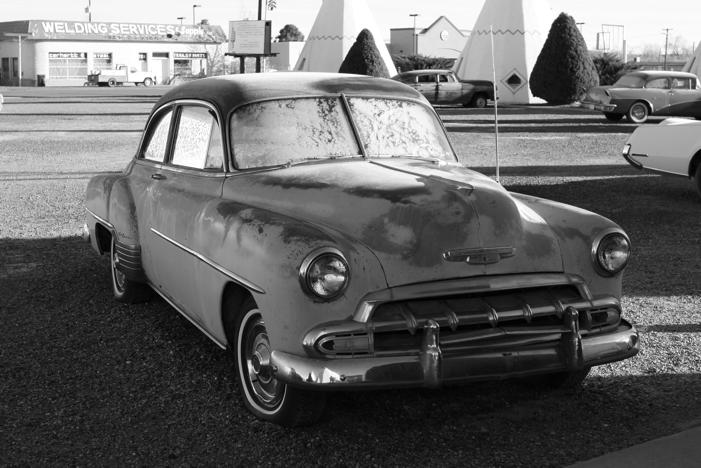
%> input picture exercise 3/Κώδικες & Αρχεία/car.jpg, 701 x 468 px
$ octave car_differentiations.m   (GNU Octave 9; MATLAB toolbox functions it lacks are replaced by stand-ins)
%> lines starting %> are read from the running program, lines starting %| are printed output that depends on the picture
h = [1, -1];
I = imread('car.jpg');
%> I is the input picture: size 468x701 uint8; min 0, max 255, mean 102.9

figure;
imagesc(I);
axis image;
colormap gray;
title("Original image");

% Differentiation upon vertical y axis
f_y = filter(h, 1, I, [], 1);
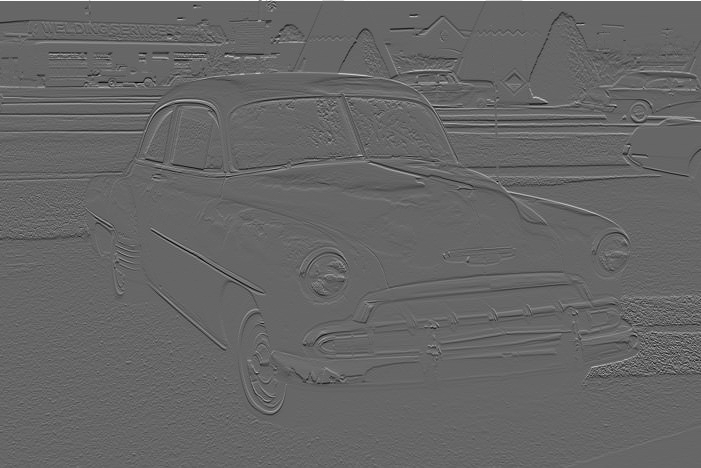
%> f_y: size 468x701 double; min -172, max 255, mean 0.1; drawn with min black and max white
figure;
imagesc(f_y);
axis image;
colormap gray;
title("∂I(x, y) / ∂y");

% Differentiation upon horizontal x axis
f_x = filter(h, 1, I, [], 2);
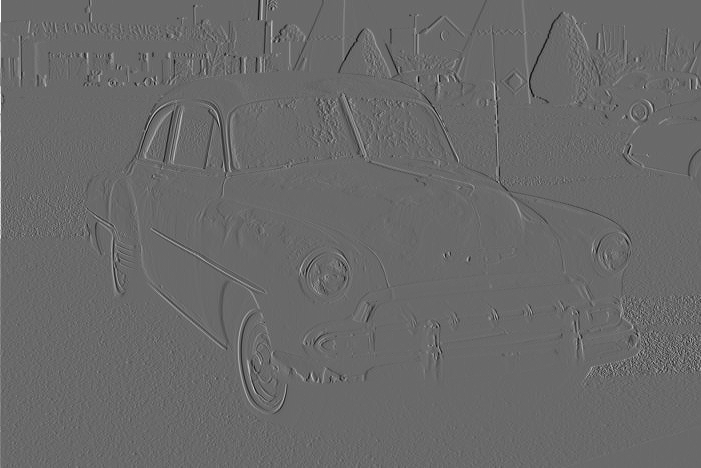
%> f_x: size 468x701 double; min -176, max 248, mean 0.1; drawn with min black and max white
figure;
imagesc(f_x);
axis image;
colormap gray;
title("∂I(x, y) / ∂x");

% Differentiation upon vertical y axis
f_y2 = filter(h, 1, f_y, [], 1);
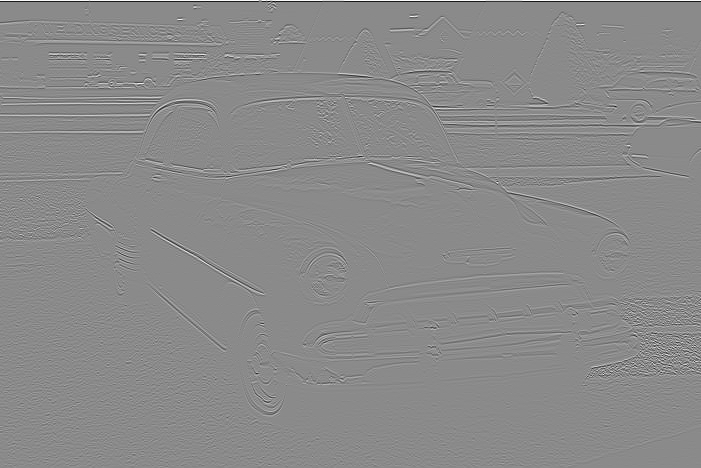
%> f_y2: size 468x701 double; min -303, max 255, mean 0; drawn with min black and max white
figure;
imagesc(f_y2);
axis image;
colormap gray;
title("∂^2I(x, y) / ∂y^2");


% Differentiation upon horizontal x axis
f_x2 = filter(h, 1, f_x, [], 2);
figure;
imagesc(f_x2);
axis image;
colormap gray;
title("∂^2I(x, y) / ∂x^2");


f_xy=filter(h,1,f_x,[],1);
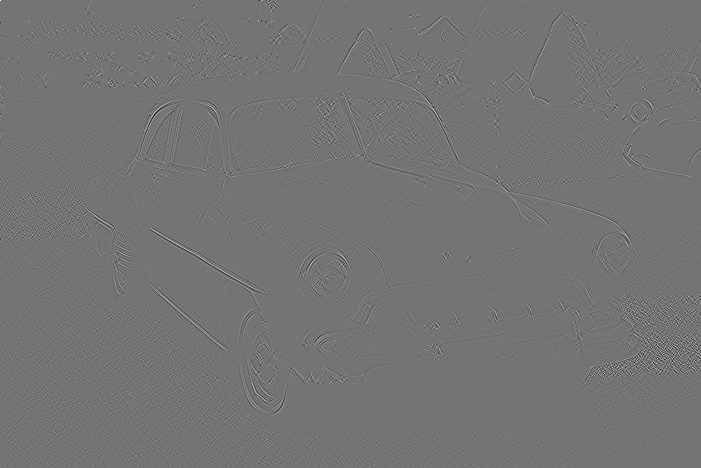
%> f_xy: size 468x701 double; min -207, max 246, mean 0; drawn with min black and max white
figure;
imagesc(f_xy);
axis image;
colormap gray;
title("∂^2I(x, y) / ∂x∂y");


Laplacian=f_x2+f_y2;
figure;
imagesc(Laplacian);
axis image;
colormap gray;
title("Laplacian");

%Gradient Magnitude
Gradient=sqrt(f_x.^2+f_y.^2);
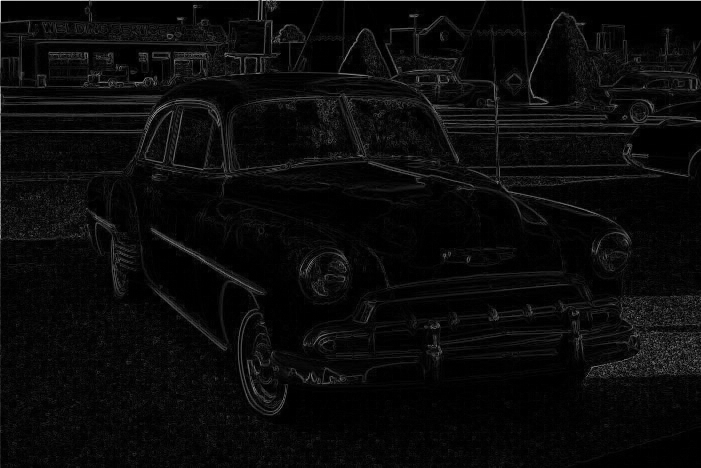
%> Gradient: size 468x701 double; min 0, max 347.9, mean 14.6; drawn with min black and max white
figure;
imagesc(Gradient);
axis image;
colormap gray;
title("Gradient Magnitude");
